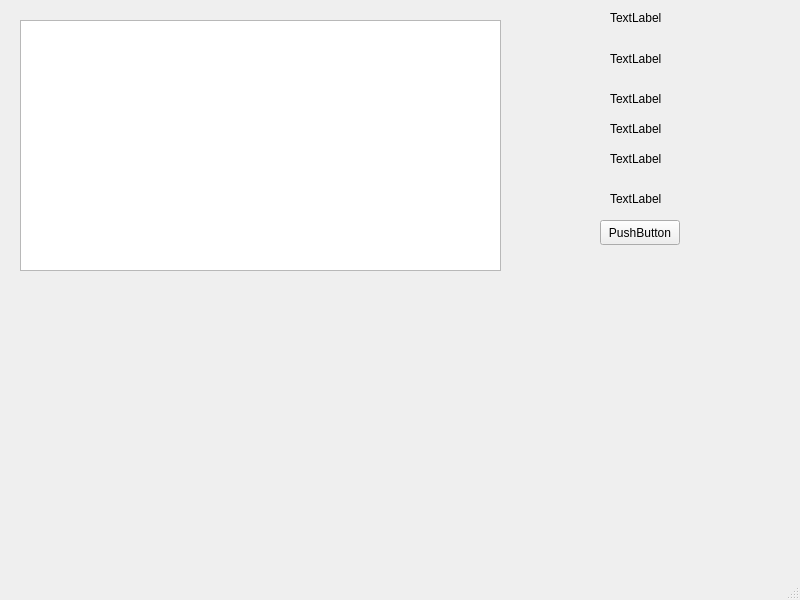
<?xml version="1.0" encoding="UTF-8"?>
<ui version="4.0">
 <class>MainWindow</class>
 <widget class="QMainWindow" name="MainWindow">
  <property name="geometry">
   <rect>
    <x>0</x>
    <y>0</y>
    <width>800</width>
    <height>600</height>
   </rect>
  </property>
  <property name="windowTitle">
   <string>MainWindow</string>
  </property>
  <widget class="QWidget" name="centralwidget">
   <widget class="QLabel" name="label_5">
    <property name="geometry">
     <rect>
      <x>610</x>
      <y>190</y>
      <width>54</width>
      <height>17</height>
     </rect>
    </property>
    <property name="text">
     <string>TextLabel</string>
    </property>
   </widget>
   <widget class="QPushButton" name="pushButton">
    <property name="geometry">
     <rect>
      <x>600</x>
      <y>220</y>
      <width>80</width>
      <height>25</height>
     </rect>
    </property>
    <property name="text">
     <string>PushButton</string>
    </property>
   </widget>
   <widget class="QLabel" name="nameTable">
    <property name="geometry">
     <rect>
      <x>610</x>
      <y>10</y>
      <width>81</width>
      <height>16</height>
     </rect>
    </property>
    <property name="text">
     <string>TextLabel</string>
    </property>
   </widget>
   <widget class="QLabel" name="label_2">
    <property name="geometry">
     <rect>
      <x>610</x>
      <y>90</y>
      <width>54</width>
      <height>17</height>
     </rect>
    </property>
    <property name="text">
     <string>TextLabel</string>
    </property>
   </widget>
   <widget class="QTableView" name="tableView">
    <property name="geometry">
     <rect>
      <x>20</x>
      <y>20</y>
      <width>481</width>
      <height>251</height>
     </rect>
    </property>
   </widget>
   <widget class="QLabel" name="label_4">
    <property name="geometry">
     <rect>
      <x>610</x>
      <y>150</y>
      <width>54</width>
      <height>17</height>
     </rect>
    </property>
    <property name="text">
     <string>TextLabel</string>
    </property>
   </widget>
   <widget class="QLabel" name="label_3">
    <property name="geometry">
     <rect>
      <x>610</x>
      <y>120</y>
      <width>54</width>
      <height>17</height>
     </rect>
    </property>
    <property name="text">
     <string>TextLabel</string>
    </property>
   </widget>
   <widget class="QLabel" name="label_1">
    <property name="geometry">
     <rect>
      <x>610</x>
      <y>50</y>
      <width>54</width>
      <height>17</height>
     </rect>
    </property>
    <property name="text">
     <string>TextLabel</string>
    </property>
   </widget>
  </widget>
  <widget class="QMenuBar" name="menubar">
   <property name="geometry">
    <rect>
     <x>0</x>
     <y>0</y>
     <width>800</width>
     <height>22</height>
    </rect>
   </property>
  </widget>
  <widget class="QStatusBar" name="statusbar"/>
 </widget>
 <resources/>
 <connections/>
</ui>
